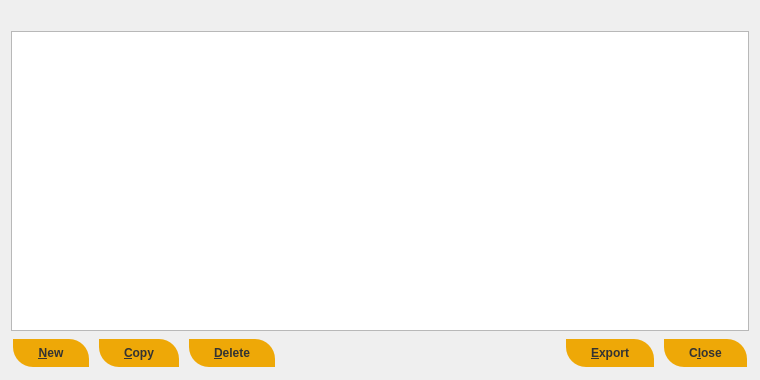
<?xml version="1.0" encoding="UTF-8"?>
<ui version="4.0">
 <class>AddressBookPage</class>
 <widget class="QWidget" name="AddressBookPage">
  <property name="geometry">
   <rect>
    <x>0</x>
    <y>0</y>
    <width>760</width>
    <height>380</height>
   </rect>
  </property>
  <layout class="QVBoxLayout" name="verticalLayout">
   <item>
    <widget class="QLabel" name="labelExplanation">
     <property name="textFormat">
      <enum>Qt::PlainText</enum>
     </property>
     <property name="wordWrap">
      <bool>true</bool>
     </property>
    </widget>
   </item>
   <item>
    <widget class="QTableView" name="tableView">
     <property name="palette">
      <palette>
       <active>
        <colorrole role="Text">
         <brush brushstyle="SolidPattern">
          <color alpha="255">
           <red>51</red>
           <green>51</green>
           <blue>51</blue>
          </color>
         </brush>
        </colorrole>
       </active>
       <inactive>
        <colorrole role="Text">
         <brush brushstyle="SolidPattern">
          <color alpha="255">
           <red>51</red>
           <green>51</green>
           <blue>51</blue>
          </color>
         </brush>
        </colorrole>
       </inactive>
       <disabled>
        <colorrole role="Text">
         <brush brushstyle="SolidPattern">
          <color alpha="255">
           <red>85</red>
           <green>85</green>
           <blue>85</blue>
          </color>
         </brush>
        </colorrole>
       </disabled>
      </palette>
     </property>
     <property name="contextMenuPolicy">
      <enum>Qt::CustomContextMenu</enum>
     </property>
     <property name="toolTip">
      <string>Right-click to edit address or label</string>
     </property>
     <property name="tabKeyNavigation">
      <bool>false</bool>
     </property>
     <property name="alternatingRowColors">
      <bool>true</bool>
     </property>
     <property name="selectionMode">
      <enum>QAbstractItemView::SingleSelection</enum>
     </property>
     <property name="selectionBehavior">
      <enum>QAbstractItemView::SelectRows</enum>
     </property>
     <property name="sortingEnabled">
      <bool>true</bool>
     </property>
     <attribute name="verticalHeaderVisible">
      <bool>false</bool>
     </attribute>
    </widget>
   </item>
   <item>
    <layout class="QHBoxLayout" name="horizontalLayout">
     <item>
      <widget class="QPushButton" name="newAddress">
       <property name="toolTip">
        <string>Create a new address</string>
       </property>
       <property name="styleSheet">
        <string notr="true"> .QPushButton {
  background-color: #eea807;
	border: 0;
	color:#333;
	font-size:12px;
	font-weight:bold;
	padding-left:25px;
	padding-right:25px;
	padding-top:1px;
	padding-bottom:1px;
	height: 26px;
	margin: 2px;
	border-top-right-radius: 20px;
	border-bottom-left-radius: 20px;
}


 .QPushButton:hover {
background-color: #078bbc;
}

 .QPushButton:pressed{
background-color: #094ed9;
	border:1px solid #333333;
}
</string>
       </property>
       <property name="text">
        <string>&amp;New</string>
       </property>
       <property name="icon">
        <iconset resource="../vulcoin.qrc">
         <normaloff>:/icons/add</normaloff>:/icons/add</iconset>
       </property>
       <property name="autoDefault">
        <bool>false</bool>
       </property>
      </widget>
     </item>
     <item>
      <widget class="QPushButton" name="copyAddress">
       <property name="toolTip">
        <string>Copy the currently selected address to the system clipboard</string>
       </property>
       <property name="styleSheet">
        <string notr="true"> .QPushButton {
  background-color: #eea807;
	border: 0;
	color:#333;
	font-size:12px;
	font-weight:bold;
	padding-left:25px;
	padding-right:25px;
	padding-top:1px;
	padding-bottom:1px;
	height: 26px;
	margin: 2px;
	border-top-right-radius: 20px;
	border-bottom-left-radius: 20px;
}


 .QPushButton:hover {
background-color: #078bbc;
}

 .QPushButton:pressed{
background-color: #094ed9;
	border:1px solid #333333;
}
</string>
       </property>
       <property name="text">
        <string>&amp;Copy</string>
       </property>
       <property name="icon">
        <iconset resource="../vulcoin.qrc">
         <normaloff>:/icons/editcopy</normaloff>:/icons/editcopy</iconset>
       </property>
       <property name="autoDefault">
        <bool>false</bool>
       </property>
      </widget>
     </item>
     <item>
      <widget class="QPushButton" name="deleteAddress">
       <property name="toolTip">
        <string>Delete the currently selected address from the list</string>
       </property>
       <property name="styleSheet">
        <string notr="true"> .QPushButton {
  background-color: #eea807;
	border: 0;
	color:#333;
	font-size:12px;
	font-weight:bold;
	padding-left:25px;
	padding-right:25px;
	padding-top:1px;
	padding-bottom:1px;
	height: 26px;
	margin: 2px;
	border-top-right-radius: 20px;
	border-bottom-left-radius: 20px;
}


 .QPushButton:hover {
background-color: #078bbc;
}

 .QPushButton:pressed{
background-color: #094ed9;
	border:1px solid #333333;
}
</string>
       </property>
       <property name="text">
        <string>&amp;Delete</string>
       </property>
       <property name="icon">
        <iconset resource="../vulcoin.qrc">
         <normaloff>:/icons/remove</normaloff>:/icons/remove</iconset>
       </property>
       <property name="autoDefault">
        <bool>false</bool>
       </property>
      </widget>
     </item>
     <item>
      <spacer name="horizontalSpacer">
       <property name="orientation">
        <enum>Qt::Horizontal</enum>
       </property>
       <property name="sizeHint" stdset="0">
        <size>
         <width>40</width>
         <height>20</height>
        </size>
       </property>
      </spacer>
     </item>
     <item>
      <widget class="QPushButton" name="exportButton">
       <property name="toolTip">
        <string>Export the data in the current tab to a file</string>
       </property>
       <property name="styleSheet">
        <string notr="true"> .QPushButton {
  background-color: #eea807;
	border: 0;
	color:#333;
	font-size:12px;
	font-weight:bold;
	padding-left:25px;
	padding-right:25px;
	padding-top:1px;
	padding-bottom:1px;
	height: 26px;
	margin: 2px;
	border-top-right-radius: 20px;
	border-bottom-left-radius: 20px;
}


 .QPushButton:hover {
background-color: #078bbc;
}

 .QPushButton:pressed{
background-color: #094ed9;
	border:1px solid #333333;
}
</string>
       </property>
       <property name="text">
        <string>&amp;Export</string>
       </property>
       <property name="icon">
        <iconset resource="../vulcoin.qrc">
         <normaloff>:/icons/export</normaloff>:/icons/export</iconset>
       </property>
       <property name="autoDefault">
        <bool>false</bool>
       </property>
      </widget>
     </item>
     <item>
      <widget class="QPushButton" name="closeButton">
       <property name="sizePolicy">
        <sizepolicy hsizetype="Minimum" vsizetype="Minimum">
         <horstretch>0</horstretch>
         <verstretch>0</verstretch>
        </sizepolicy>
       </property>
       <property name="styleSheet">
        <string notr="true"> .QPushButton {
  background-color: #eea807;
	border: 0;
	color:#333;
	font-size:12px;
	font-weight:bold;
	padding-left:25px;
	padding-right:25px;
	padding-top:1px;
	padding-bottom:1px;
	height: 26px;
	margin: 2px;
	border-top-right-radius: 20px;
	border-bottom-left-radius: 20px;
}


 .QPushButton:hover {
background-color: #078bbc;
}

 .QPushButton:pressed{
background-color: #094ed9;
	border:1px solid #333333;
}
</string>
       </property>
       <property name="text">
        <string>C&amp;lose</string>
       </property>
       <property name="autoDefault">
        <bool>false</bool>
       </property>
      </widget>
     </item>
    </layout>
   </item>
  </layout>
 </widget>
 <resources>
  <include location="../vulcoin.qrc"/>
 </resources>
 <connections/>
</ui>
